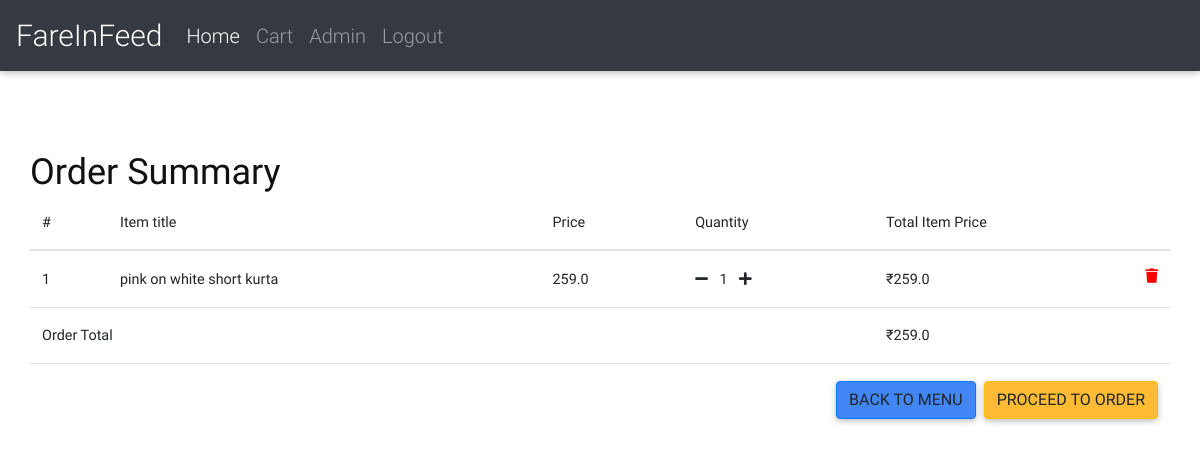
The app's page /order-summary/ (signed in), older data.
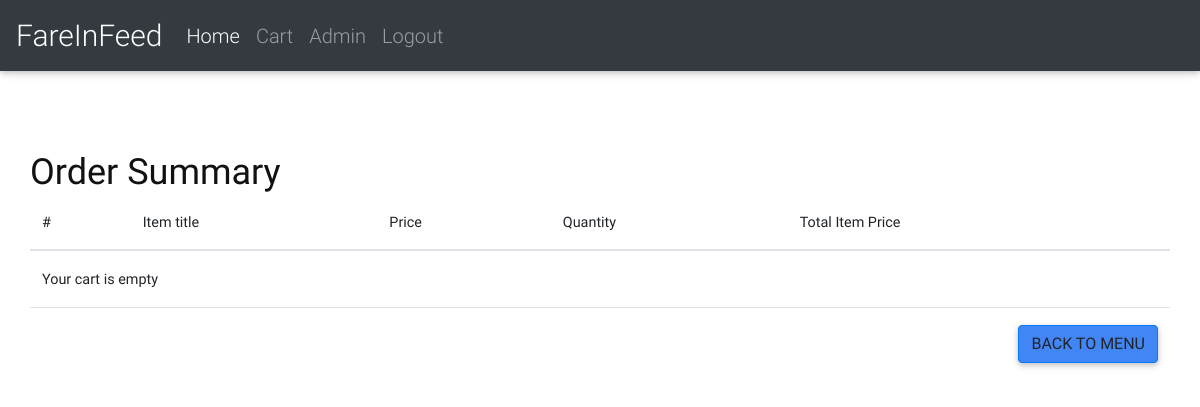
The same page, newer data.
### core/models.py (models this page shows, shortened)
class OrderItem(models.Model):
    user = models.ForeignKey(settings.AUTH_USER_MODEL,
                             on_delete=models.CASCADE)
    ordered = models.BooleanField(default=False)
    item = models.ForeignKey(Item, on_delete=models.CASCADE)
    quantity = models.IntegerField(default=1)
    class Meta:
        verbose_name = " Ordered Item"
        verbose_name_plural = " Ordered Items"
    def get_total_item_price(self):
        return self.quantity * self.item.price
    def get_final_price(self):
        if self.item.discount_price:
            return self.get_total_discount_item_price()
        return self.get_total_item_price()

class Item(models.Model):
    title = models.CharField(max_length=100)
    price = models.FloatField()
    discount_price = models.FloatField(blank=True, null=True)
    category = models.CharField(choices=CATEGORY_CHOICES, max_length=2)
    label = models.CharField(choices=LABEL_CHOICES, max_length=12, blank=True)
    slug = models.SlugField(
        help_text='Please enter the product name or any other uniquie no for this Product(without space)', verbose_name='Uniquie Id')
    description = models.TextField()
    availability = models.CharField(choices=AV, max_length=2)
    image = models.ImageField()
    class Meta:
        verbose_name = " Food Item"
        verbose_name_plural = " Food Items"

class Order(models.Model):
    user = models.ForeignKey(settings.AUTH_USER_MODEL,
                             on_delete=models.CASCADE)
    ref_code = models.CharField(max_length=20, blank=True, null=True)
    items = models.ManyToManyField(OrderItem)
    start_date = models.DateTimeField(auto_now_add=True)
    ordered_date = models.DateTimeField()
    ordered = models.BooleanField(default=False)
    class Meta:
        verbose_name = " Ordered Detail"
        verbose_name_plural = " Ordered Details"
    def get_total(self):
        total = 0
        for order_item in self.items.all():
            total += order_item.get_final_price()
        return total

### core/views.py (the view)
# urls.py: path('order-summary/', OrderSummaryView.as_view(), name='order-summary'),
class OrderSummaryView(LoginRequiredMixin, View):
    def get(self, *args, **kwargs):
        try:
            order = Order.objects.get(user=self.request.user, ordered=False)
            context = {
                'object': order
            }
            return render(self.request, 'order_summary.html', context)
        except ObjectDoesNotExist:
            messages.warning(self.request, "You do not have an active order")
            return redirect("/")

### templates/order_summary.html (shortened to what this page needs)
{% extends "base.html" %} {% block content %}
<main>
    <div class="container">
        <div class="table-responsive text-nowrap">
            <h2>Order Summary</h2>
            <table class="table">
                <thead>
                    <tr>
                        <th scope="col">#</th>
                        <th scope="col">Item title</th>
                        <th scope="col">Price</th>
                        <th scope="col">Quantity</th>
                        <th scope="col">Total Item Price</th>
                    </tr>
                </thead>
                <tbody>
                    {% for order_item in object.items.all %}
                    <tr>
                        <th scope="row">{{ forloop.counter }}</th>
                        <td>{{ order_item.item.title }}</td>
                        <td>{{ order_item.item.price }}</td>
                        <td>
                            <a href="{% url 'core:remove-single-item-from-cart' order_item.item.slug %}"><i class="fas fa-minus mr-2"></i></a> {{ order_item.quantity }}
                            <a href="{% url 'core:add-to-cart' order_item.item.slug %}"><i class="fas fa-plus ml-2"></i></a>
                        </td>
                        <td>
                            {% if order_item.item.discount_price %} &#8377;{{ order_item.get_total_discount_item_price }}
                            <span class="badge badge-primary">Saving &#8377;{{ order_item.get_amount_saved }}</span> {% else %} &#8377;{{ order_item.get_total_item_price }} {% endif %}
                            <a style='color: red;' href="{% url 'core:remove-from-cart' order_item.item.slug %}">
                                <i class="fas fa-trash float-right"></i>
                            </a>
                        </td>
                    </tr>
                    {% empty %}
                    <tr>
                        <td colspan='5'>Your cart is empty</td>
                    </tr>
                    <tr>
                        <td colspan="5">
                            <a class='btn btn-primary float-right' href='/'>back to menu</a>
                        </td>
                    </tr>
                    {% endfor %}  {% if object.get_total %}
                    <tr>
                        <td colspan="4"><b>Order Total</b></td>
                        <td><b>&#8377;{{ object.get_total }}</b></td>
                    </tr>
                    <tr>
                        <td colspan="5">
                            <a class='btn btn-warning float-right ml-2' href='/checkout/'>Proceed to Order</a>
                            <a class='btn btn-primary float-right' href='/'>Back to menu</a>
                        </td>
                    </tr>
                    {% endif %}
                </tbody>
            </table>
        </div>
    </div>
</main>
{% endblock content %}

### templates/base.html (shortened to what this page needs)
 {% load static %} {% load cart_template_tags %}
<!DOCTYPE html>
<html lang="zxx">
<head>
    <link rel="stylesheet" href="https://use.fontawesome.com/releases/v5.8.1/css/all.css">
    <link rel="stylesheet" href="https://stackpath.bootstrapcdn.com/font-awesome/4.7.0/css/font-awesome.min.css">
    <link rel="stylesheet" href="https://cdn.jsdelivr.net/npm/@icon/elegant-icons@0.0.1-alpha.4/elegant-icons.css">
    <link href="{% static 'css/mdb.min.css' %}" rel="stylesheet">
    <link rel="stylesheet" href="{% static 'css/font-awesome.min.css' %}" type="text/css">
    <link rel="stylesheet" href="{% static 'css/elegant-icons.css' %}" type="text/css">
    <link rel="stylesheet" href="{% static 'css/nice-select.css' %}" type="text/css">
    <link rel="stylesheet" href="{% static 'css/jquery-ui.min.css' %}" type="text/css">
    <link rel="stylesheet" href="{% static 'css/owl.carousel.min.css' %}" type="text/css">
    <link rel="stylesheet" href="{% static 'css/slicknav.min.css' %}" type="text/css">
    <link rel="stylesheet" href="{% static 'css/bootstrap.min.css' %}" type="text/css">
    <link rel="stylesheet" href="{% static 'css/style2.css' %}" type="text/css">
</head>
<body>
    <nav style=" font-family: Roboto;" class="navbar navbar-expand-lg  navbar-dark bg-dark">
        <a style="font-size: 30px;" class="navbar-brand" href="#">FareInFeed</a>
        <div style="font-size: 20px;" class="collapse  navbar-collapse" id="navbarNavAltMarkup">
            <div class="navbar-nav">
                <a class="nav-item nav-link active" href="/">Home <span class="sr-only">(current)</span></a> {% if request.user.is_authenticated %}
                <a class="nav-item nav-link" href="{% url 'core:order-summary' %}">Cart</a> {% else %}
                <a class="nav-item nav-link" href="{% url 'account_login' %}">Cart</a> {% endif %} {% if request.user.is_superuser %}
                <a style="text-transform: capitalize;" class="nav-item nav-link" href="{% url 'admin:index' %}">{{request.user}}</a> {% else %}
                <a class="nav-item nav-link" href="#">{{request.user}}</a> {% endif %} {% if request.user.is_authenticated %}
                <a class="nav-item nav-link" href="{% url 'account_logout' %}">Logout</a> {% endif %}
            </div>
        </div>
    </nav>
    {% block content%} {% endblock %} {% block extra_body %} {% endblock %}
</body>
</html>

### static_in_env/css/style2.css (style rules this page uses)
html, body { height: 100%; font-family: "Cairo", sans-serif; -webkit-font-smoothing: antialiased; font-smoothing: antialiased; }
h1, h2, h3, h4, h5, h6 { margin: 0; color: #111111; font-weight: 400; font-family: "Cairo", sans-serif; }
h2 { font-size: 36px; }
@media only screen and (min-width: 1200px) { .container { max-width: 1170px; } }

Row changes from the older to the newer data that the page shows:
removed OrderItem: item "pink on white short kurta", item.price "259.0", quantity "1", get_total_item_price "259.0"
removed Order: get_total "259.0"
Text that changed along with them:
text no longer shown: "Order Total ₹ PROCEED TO ORDER"
text now shown: "Your cart is empty"
